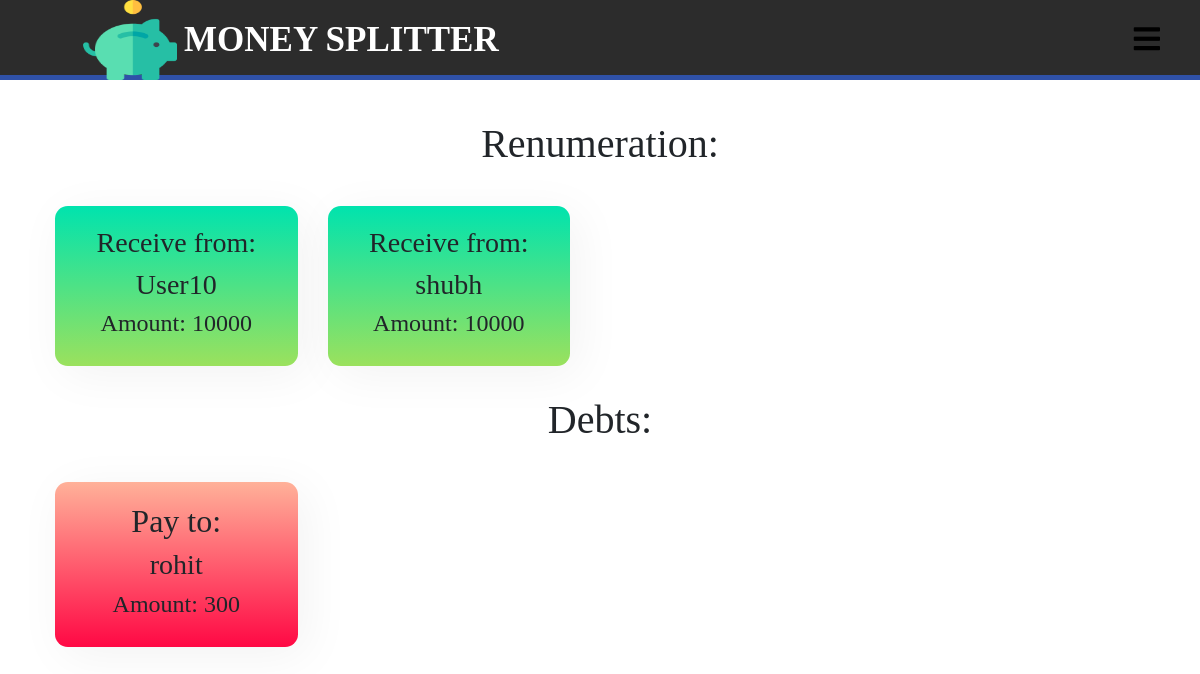
The page /splitter/final_settlements/ (signed in) on the database its author committed.
### splitter/models.py (models this page shows, shortened)
class final_transactions(models.Model):
    sender = models.ForeignKey(User, on_delete = models.CASCADE, related_name = 'final_transaction_sender')
    receiver = models.ForeignKey(User, on_delete= models.CASCADE, related_name = 'final_transaction_receiver')
    final_amount = models.IntegerField()

class User(AbstractUser):
    pass

### splitter/views.py (the view)
# urls.py: path('final_settlements/',views.final_settlements,name="final_settlements"),
def final_settlements(request):
    user_sender = final_transactions.objects.filter(sender = request.user)
    user_receiver = final_transactions.objects.filter(receiver = request.user)
    user_sender_positive = []
    user_sender_negative = []
    user_receiver_positive = []
    user_receiver_negative = []
    noincome = False
    noexpense = False
    for obj in user_sender:
        if(obj.final_amount > 0):
            user_sender_positive.append(obj)
        if(obj.final_amount < 0):
            obj.final_amount = abs(obj.final_amount)
            user_sender_negative.append(obj)
    for obj in user_receiver:
        if(obj.final_amount > 0):
            user_receiver_positive.append(obj)
        if(obj.final_amount < 0):
            obj.final_amount = abs(obj.final_amount)
            user_receiver_negative.append(obj)
    if len(user_receiver_positive) == 0 and len(user_sender_negative) == 0:
        noincome = True
    if len(user_sender_positive) == 0 and len(user_receiver_negative) == 0:
        noexpense = True
    return render(request,'splitter/final_settlements.html',{'user_sender_positive':user_sender_positive,
                                                                'user_sender_negative':user_sender_negative,
                                                                'user_receiver_positive':user_receiver_positive,
                                                                'user_receiver_negative':user_receiver_negative,
                                                                'noincome':noincome,
                                                                'noexpense':noexpense})

### templates/splitter/final_settlements.html (shortened to what this page needs)
{% extends 'splitter/base.html' %}
{% load static %}
{% block css %}
  <link rel="stylesheet" href="{% static 'css/final_settlements.css' %}">
{% endblock %}
{% block content %}
<div class="container">
  <div class="final-debt-info">
    <div class="final-debt-income">
      <h1>Renumeration:</h1>
      <div class="row">
        {% if noincome %}
          <h4>Oops! Looks like no remuneration is pending.</h4>
        {% else %}
        {% for obj in user_receiver_positive %}
          <div class="col-lg-3 col-md-4 col-sm-6 col-12">
            <div class="incomes-debts-info">
              <h3>Receive from:</h3>
              <h3>{{ obj.sender.username }}</h3>
              <h4>Amount: {{ obj.final_amount }}</h4>
            </div>
          </div>
        {% endfor %}
        {% endif %}
      </div>
    </div>
    <div class="final-debt-expense">
      <h1>Debts:</h1>
      <div class="row">
        {% if noexpense %}
        <h4>Hurray! No debts pending.</h4>
        {% else %}
        {% for obj in user_sender_positive %}
        <div class="col-lg-3 col-md-4 col-sm-6 col-12">
          <div class="expense-debts-info">
            <h2>Pay to:</h2>
            <h3>{{ obj.receiver.username }}</h3>
            <h4>Amount: {{ obj.final_amount }}</h4>
          </div>
        </div>
        {% endfor %}
        {% endif %}
      </div>
    </div>
  </div>
</div>
{% endblock %}

### static/css/home_page.css (style rules this page uses)
* { padding: 0; margin: 0; text-decoration: none; list-style: none; box-sizing: border-box; font-family: 'Oswald'; }
body, html { overflow-x: hidden; }
:root { var(--IndianRed): #db575b; var(--Aqua): #99ffe4; var(--MiddleBlue): #88cfd3; var(--SteelBlue): #578bb2; var(--BdazzledBlue): #345c98; var(--DarkButton): linear-gradient(to top, #30cfd0 0%, #330867 100%); var(--LightButton): linear-gradient(to top, #48c6ef 0%, #6f86d6 100%); var(--RedButton): linear-gradient(45deg, #874da2 0%, #c43a30 100%); }

### static/css/final_settlements.css (style rules this page uses)
* { margin: 0; padding: 0; }
body,html { margin: 0; padding: 0; }
.final-debt-info { margin: 0; padding: 10px; text-align: center; justify-content: center; }
.final-debt-info .final-debt-income { text-align: center; margin: 30px 0px; justify-content: center; }
.final-debt-info .final-debt-expense { text-align: center; margin: 30px 0px; justify-content: center; }
.final-debt-info .final-debt-income .row { width: 100%; }
.final-debt-info .final-debt-expense .row { width: 100%; }
.incomes-debts-info { margin-top: 30px; padding: 20px; box-shadow: .5rem .5rem 3rem 1px rgba(0,0,0,.05); background-image: linear-gradient(to top, #9be15d 0%, #00e3ae 100%); border-radius: .8rem; text-align: center; }
.expense-debts-info { margin-top: 30px; padding: 20px; box-shadow: .5rem .5rem 3rem 1px rgba(0,0,0,.05); background-image: linear-gradient(to top, #ff0844 0%, #ffb199 100%); border-radius: .8rem; text-align: center; }

### rows shown on the page
final_transactions: sender.username "User10", final_amount "10000"
final_transactions: sender.username "shubh", final_amount "10000"
final_transactions: receiver.username "rohit", final_amount "300"
